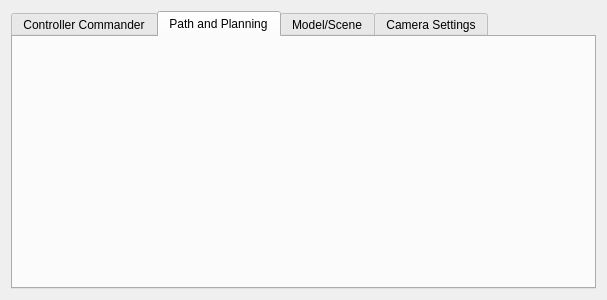
<?xml version="1.0" encoding="UTF-8"?>
<ui version="4.0">
 <class>ConfigurationOptions</class>
 <widget class="QWidget" name="ConfigurationOptions">
  <property name="geometry">
   <rect>
    <x>0</x>
    <y>0</y>
    <width>607</width>
    <height>300</height>
   </rect>
  </property>
  <property name="windowTitle">
   <string>Form</string>
  </property>
  <layout class="QHBoxLayout" name="horizontalLayout">
   <item>
    <widget class="QTabWidget" name="SettingsTabs">
     <property name="currentIndex">
      <number>1</number>
     </property>
     <widget class="QWidget" name="tab">
      <attribute name="title">
       <string>Controller Commander</string>
      </attribute>
     </widget>
     <widget class="QWidget" name="tab_2">
      <attribute name="title">
       <string>Path and Planning</string>
      </attribute>
     </widget>
     <widget class="QWidget" name="tab3">
      <attribute name="title">
       <string>Model/Scene</string>
      </attribute>
     </widget>
     <widget class="QWidget" name="tab_4">
      <attribute name="title">
       <string>Camera Settings</string>
      </attribute>
     </widget>
    </widget>
   </item>
  </layout>
 </widget>
 <resources/>
 <connections/>
</ui>
